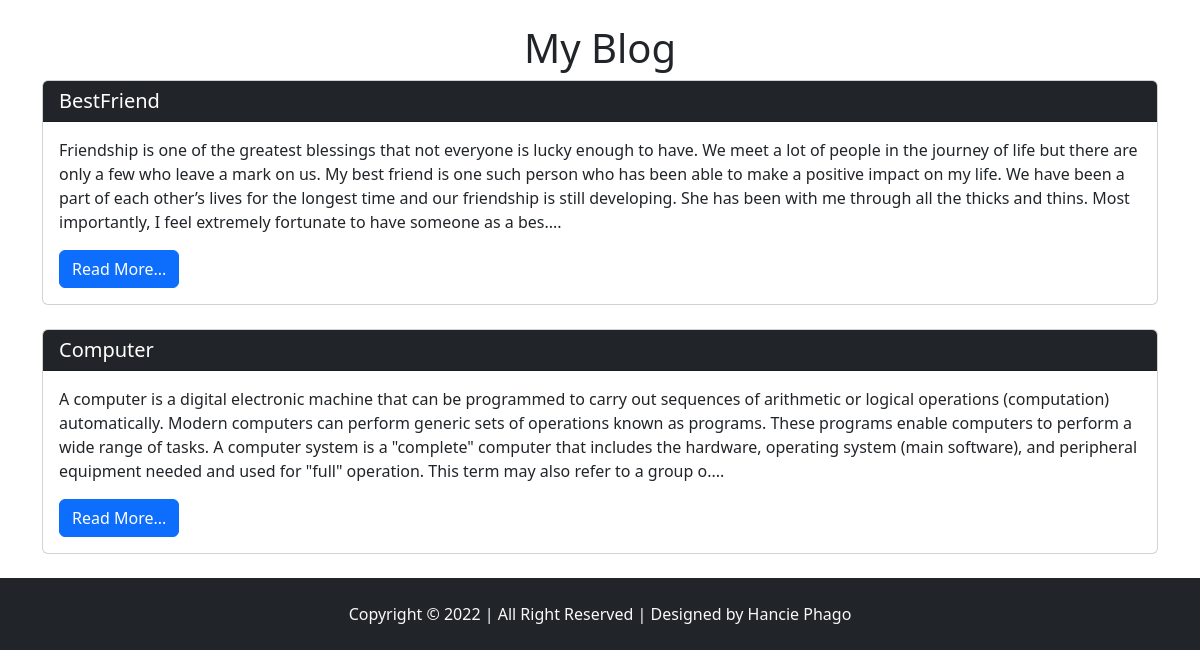
Before: / (lower part) with the older database file.
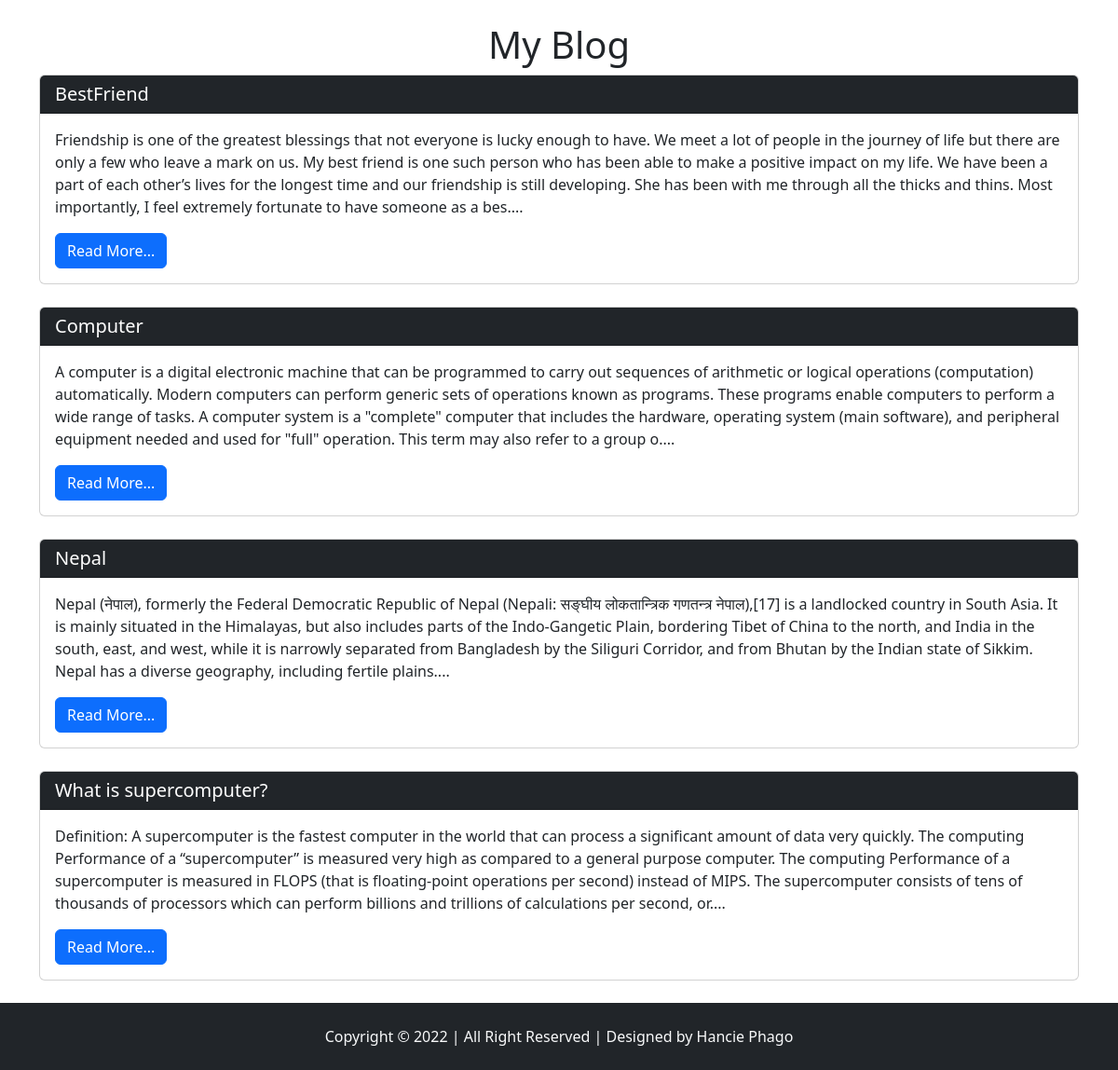
After: the same page with the newer database file.
### blog/models.py (models this page shows, shortened)
class Blog(models.Model):
    sno = models.AutoField(primary_key=True)
    title = models.CharField(max_length=300)
    content = models.TextField()
    slug = models.CharField(max_length=100)
    time = models.DateTimeField(auto_now_add=True)

### blog/views.py (the view)
# urls.py: path('',views.index,name='index'),
def index(request):
    data = Blog.objects.all()
    result={'blogdata': data}
    return render(request, 'index.html', result)

### templates/index.html (shortened to what this page needs)
{% extends 'base.html' %}
{% block body  %}
{% load static %}
<br>
<h1 class="text-center">My Blog</h1>
{% for data in blogdata %}
<div class="container">
  <div class="card">
    <h5 class="card-header bg-dark"><a href="blogpost/{{data.slug}}">{{data.title}}</a></h5>
    <div class="card-body">
      <p class="card-text">{{data.content| slice:500}}....</p>
      <a href="blogpost/{{data.slug}}" class="btn btn-primary">Read More...</a>
    </div>
  </div>
</div>
<br>
{% endfor %}
{% endblock body %}

Changed rows visible on the page:
added Blog: title "Nepal", content "Nepal (नेपाल), formerly the Federal Democratic Republic of Nepal (Nepali: सङ्घीय लोकतान्त्रिक गणतन्त्र नेपाल),[17] is a landlocked country in South Asia. It is mainly situated in the Himalayas, but also includes parts of the Indo-Gangetic Plain, bordering Tibet of China to the north, and India in the south, east, and west, while it is narrowly separated from Bangladesh by the Siliguri Corridor, and from Bhutan by the Indian state of Sikkim. Nepal has a diverse geography, including fertile plains"
added Blog: title "What is supercomputer?", content "Definition: A supercomputer is the fastest computer in the world that can process a significant amount of data very quickly. The computing Performance of a “supercomputer” is measured very high as compared to a general purpose computer. The computing Performance of a supercomputer is measured in FLOPS (that is floating-point operations per second) instead of MIPS. The supercomputer consists of tens of thousands of processors which can perform billions and trillions of calculations per second, or"
